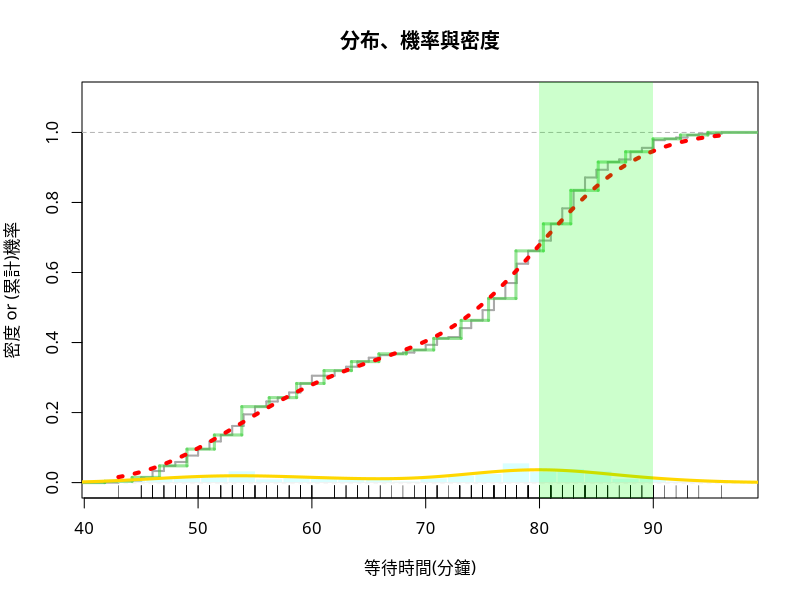

The R source for this figure:
## ---- chunk 1

W = faithful$waiting  # copy to a short name

# Frame
plot(0,0,xlim=c(42,97),ylim=c(0,1.1),xlab="等待時間(分鐘)", 
     ylab="密度 or (累計)機率", main="分布、機率與密度",
     family = "蘋方-繁 中黑體")
abline(h=1, col='lightgray', lwd=0.25, lty=2)

# Empirical PDF
rug(W)
# Empirical CDF
plot(ecdf(W), cex=0, verticals=T, lwd=2, col='darkgray', add=T)

# Histogram PDF
Bins = 23               # no. bins
bx = seq(min(W), max(W), length=Bins) # break sequence 
hist(W, col="#B3FFFF7F", border="white", ylim=c(0,1.1),
     freq=F, breaks=bx, add=T)
abline(h=0, col='lightgray', lwd=0.25)
# Histogram CDF
adj = (bx[2] - bx[1])/2
steps = stepfun(bx-adj, c(0, sapply(bx, function(b) mean(W <= b))))
plot(steps, cex=0, col='#33CC337F', lwd=3, lty=1, add=T)

# Smooth PDF
Adjust = 1   # bandwidth adjustment
DENW = density(W, adjust = Adjust) #DENW = DEN for waiting time
lines(DENW, col='gold', lwd=3)
# Smooth CDF
PDF = approxfun(DENW$x, DENW$y, yleft=0, yright=0) 
x = seq(43,96,0.5)
y = sapply(x, function(i) integrate(PDF, -Inf, i)$value)
lines(x, y, col='red', lwd=4, lty=3) 
# Mark Range
x1 = 80; x2 = 90
rect(x1,-0.1,x2,1.2,col= rgb(0,1,0,alpha=0.2),border=NA)
# x = seq(x1, x2, length=100)
# polygon(c(x, x2, x1),  c(PDF(x), 0, 0), col="#FF99003F", border=NA)
# Calculate Probability
(integrate(PDF, x1, x2)$value)
## ---- chunk 2
#Ans:
#(1)因為隨機變數沒有固定的值, 能代入任何數值
#(2)面對沒有固定值但有出現機率的資料時
## ---- chunk 3
#Ans:用機率密度函數(PDF)計算
## ---- chunk 4
#Ans:可以
## ---- chunk 5
#Ans:單純直方圖與rug並不適合作為預測模型，因為只是出現次數分布視覺化的一種表達
## ---- chunk 6
#Ans:
#(1)直方圖會較適合，因有機率可以參考
#(2)凖是指有預測能力。
## ---- chunk 7
#Ans:16，看起來比較符合分配
## ---- chunk 8
#Ans:0.6
## ---- chunk 9
#Ans:變簡單
## ---- chunk 10
#Ans:誤差會越大
## ---- chunk 11
#Ans:不一定，會有過度適配的問題
## ---- chunk 12
D = faithful$eruptions
#(1)Adjust = 1   # bandwidth adjustment
#DEN = density(D, adjust = Adjust)
#(2)PDF = approxfun(DEN$x, DEN$y, yleft=0, yright=0)
#(3)y = sapply(x, function(i) integrate(PDF, -Inf, i)$value)
## ---- chunk 13
#(1)Adjust = 1   # bandwidth adjustment
Adjust = 1
DENW = density(W, adjust = Adjust)
PDF = approxfun(DENW$x, DENW$y, yleft=0, yright=0)
integrate(PDF, 80, 90)$value
#Ans:0.26805065
#(2)Adjust = 0.5 # bandwidth adjustment
Adjust = 0.5
DENW = density(W, adjust = Adjust)
PDF = approxfun(DENW$x, DENW$y, yleft=0, yright=0)
integrate(PDF, 80, 90)$value
#Ans:0.2827451
#(3)不一定，有時候會有過度適配的問題。
## ---- chunk 14
#方法1, 從Shiny App http://140.117.69.135:4949/tonychuo/Faith.Rmd 自行操作調整

#方法2
D = faithful$eruptions
Adjust = 0.5
DEN = density(D, adjust = Adjust)
PDF = approxfun(DEN$x, DEN$y, yleft=0, yright=0) #建好噴發時間的模型
#以下以for迴圈的概念，抓出彼此間隔為60秒的兩點i1＆i2，
#先積分兩點得出機率再將值存入 data frame p的V3
i1=seq(1,5,by=0.1)  #seq(a,b,c) 此函數為從a到b兩數值間，按間隔c劃分出的各個點
i2=seq(2,6,by=0.1)
p=data.frame(i1,i2)
for(i in 1:41){
  p[i,3]=integrate(PDF,i1[i],i2[i])$value
}
p[which(p$V3==max(p$V3)),] #再透過[]索引找出機率最大位於哪兩點間
100*max(p$V3) - 30 #計算期望值
## ---- chunk 15
#Ans: 參加
#Ans: 設於3.9～4.9分鐘間
#Ans: 期望值為17.7塊
## ---- chunk 16
D = faithful$eruptions
Adjust = 0.5
DEN = density(D, adjust = Adjust)
PDF = approxfun(DEN$x, DEN$y, yleft=0, yright=0) #建好噴發時間的模型

#以for迴圈的概念，抓出彼此間隔為10秒＝1/6分鐘的兩點i3＆i4
#先積分兩點得出機率再將值存入data frame p1的V3
i3=seq(1,6-1/6,by=1/6)   
i4=seq(1+1/6,6,by=1/6)
p1=data.frame(i3,i4)
for(i in 1:30){
  p1[i,3]=integrate(PDF,i3[i],i4[i])$value
}
head(p1[order(p1$V3,decreasing=T),],10) #取出機率從由高到小的前10點
## ---- chunk 17
#從上圖得知最高期望值的前10名投注起始時間為，
#4分20秒>4分30秒>4分10秒>1分50秒>4分>
#2分>4分40秒>1分40秒>3分50秒>2分10秒
## ---- chunk 18
seq.time = seq(0,6,1/6)
ans = sapply(seq.time,function(x){
  pro=integrate(PDF,x,(x+1/6))$value
  -5*(1-pro)+95*pro
  })
sum(tail(sort(ans),10)) #選取前10區間，賭金50，期望值24.24224
sum(tail(sort(ans),5)) #選取前5區間，賭金25，期望值18.32678
sum(tail(sort(ans),3)) #選取前3區間，賭金15，期望值12.44745
## ---- chunk 19
#最大期望投資報酬率意思是投入期間總利潤除以投入成本，
#最大期望報酬為投入期間總利潤，因為考慮到成本，所以投資策略不一樣。
## ---- chunk 20
#最大期望投資報酬率，因為考慮到投入成本的問題。
